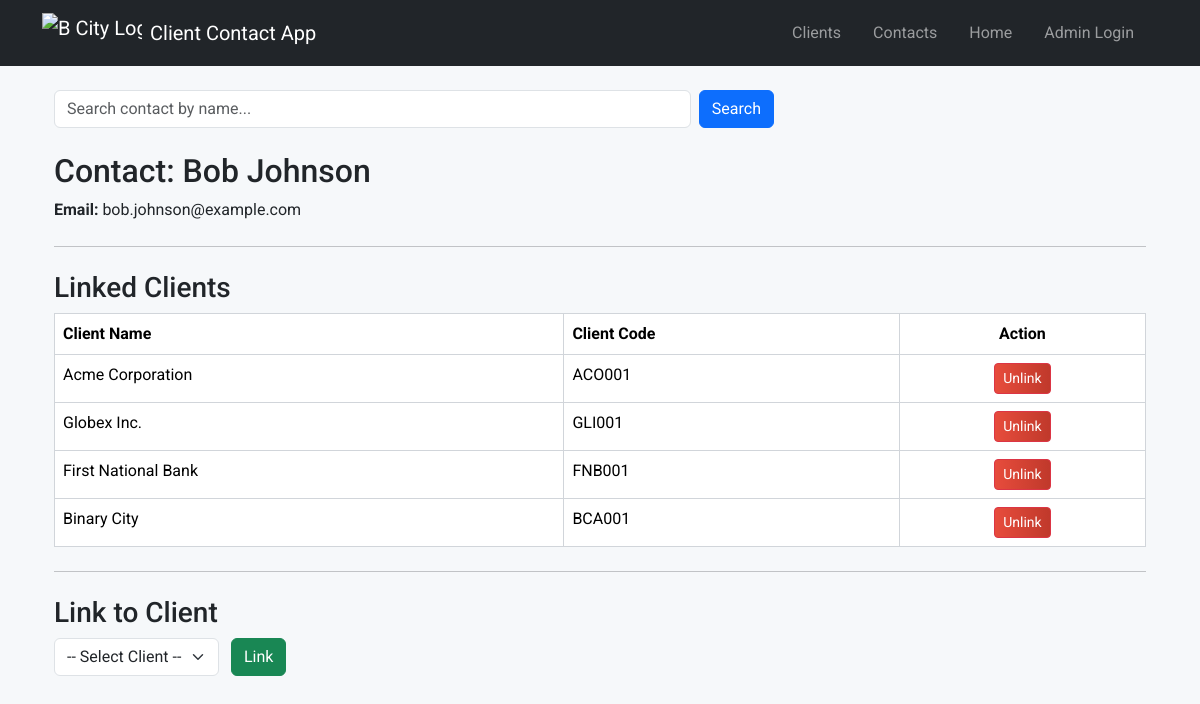
/contacts/2, run on the app's committed database.
### models/contact.py (models this page shows, shortened)
class Contact(db.Model):
    __tablename__ = 'contact'
    id = db.Column(db.Integer, primary_key=True)
    name = db.Column(db.String, nullable=False)
    surname = db.Column(db.String, nullable=False)
    email = db.Column(db.String, nullable=False, unique=True) # <-- This will make sure the email is unique!
    clients = db.relationship(
        'Client',
        secondary='client_contact',
        back_populates='contacts'
    )

### models/client.py (models this page shows, shortened)
class Client(db.Model):
    __tablename__ = 'client'
    id = db.Column(db.Integer, primary_key=True)
    name = db.Column(db.String(100), nullable=False)
    client_code = db.Column(db.String(50), nullable=False, unique=True)
    contacts = db.relationship(
        'Contact',
        secondary='client_contact',
        back_populates='clients'
    )

### routes/contact.py (the view)
@contact_bp.route('/<int:contact_id>')
def view_contact(contact_id):
    contact = Contact.query.get_or_404(contact_id)
    linked_clients = contact.clients
    return render_template('contact_detail.html', contact=contact, clients=linked_clients)

### templates/contact_detail.html (shortened to what this page needs)
{% extends 'base.html' %}
{% block content %}
<div class="container">
    <div class="row mb-4">
        <div class="col-12 col-md-8">
            <form id="contact-search-form" class="d-flex">
                <input type="text" id="contactSearch" name="contact_name" class="form-control me-2" placeholder="Search contact by name...">
                <button type="submit" class="btn btn-primary">Search</button>
            </form>
        </div>
    </div>
    <h2>Contact: {{ contact.name }} {{ contact.surname }}</h2>
    <p><b>Email:</b> {{ contact.email }}</p>
    <hr style="margin: 24px 0;">
    <h3>Linked Clients</h3>
    {% if clients and clients|length > 0 %}
    <table class="table custom-compact-table" id="linkedClientsTable">
        <thead>
            <tr>
                <th>Client Name</th>
                <th>Client Code</th>
                <th style="text-align:center;">Action</th>
            </tr>
        </thead>
        <tbody>
        {% for client in clients %}
        <tr id="client-row-{{ client.id }}">
            <td>{{ client.name }}</td>
            <td>{{ client.client_code }}</td>
            <td style="text-align:center;">
                <button
                    class="btn btn-danger btn-sm unlink-btn"
                    data-client-id="{{ client.id }}"
                    data-url="{{ url_for('client.unlink_contact', client_id=client.id) }}">
                    Unlink
                </button>
            </td>
        </tr>
        {% endfor %}
        </tbody>
    </table>
    {% else %}
        <div class="alert alert-warning">No client(s) found</div>
    {% endif %}
    <hr style="margin: 24px 0;">
    <h3>Link to Client</h3>
    <form id="link-client-form" class="form-inline mb-3">
        <select name="client_id" id="client_id" class="form-select" style="width:auto; display:inline-block;">
            <option value="">-- Select Client --</option>
        </select>
        <button type="submit" class="btn btn-success ms-2">Link</button>
    </form>
</div>
{% endblock %}

### static/css/style.css (style rules this page uses)
body { font-family: Arial, sans-serif; background: #f6f8fa; margin: 0; padding: 0; }
table { border-collapse: collapse; width: 100%; margin-bottom: 2em; }
th, td { border: 1px solid #d1d5da; padding: 0.5em 1em; text-align: left; }
th { background: #f3f4f6; }
button, input[type="submit"] { background: #2ea44f; color: #fff; border: none; padding: 0.4em 1em; border-radius: 4px; cursor: pointer; }
select { padding: 0.2em 0.5em; border-radius: 4px; border: 1px solid #d1d5da; }
.btn-danger { background: #e74c3c; background: linear-gradient(90deg, #e74c3c 0%, #c0392b 100%); }

### data on the page
Contact: name "Bob", surname "Johnson", email "bob.johnson@example.com"
Client: name "Acme Corporation", client_code "ACO001"
Client: name "Globex Inc.", client_code "GLI001"
Client: name "First National Bank", client_code "FNB001"
Client: name "Binary City", client_code "BCA001"
